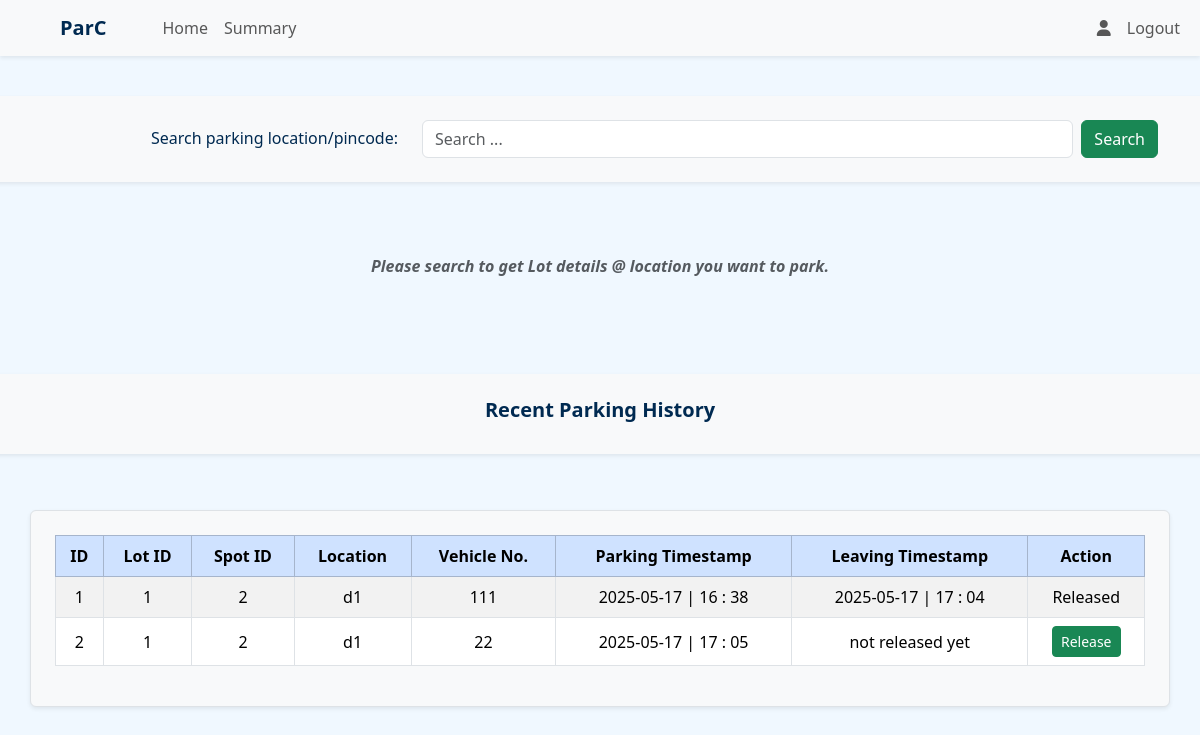
Page /user/dashboard (signed in) on the earlier database version.
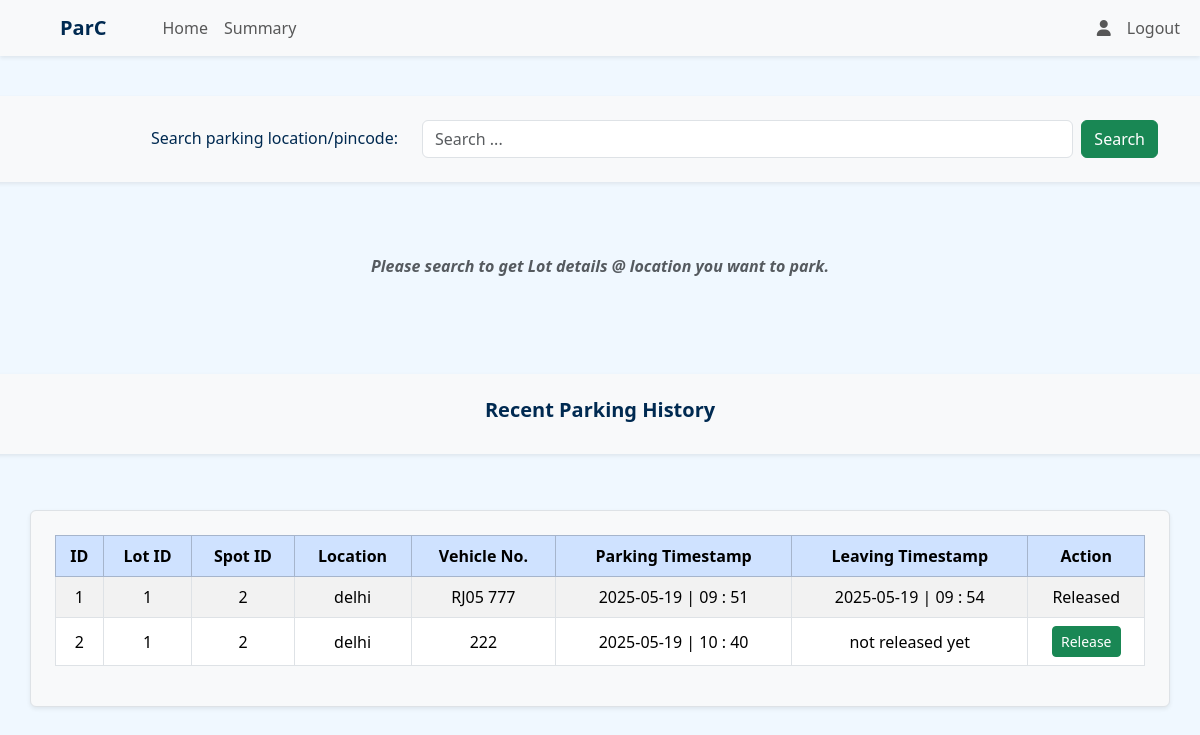
Same page on the later database version.
### application/models.py (models this page shows)
class Reservation(db.Model):
    id = db.Column(db.Integer, primary_key = True)
    spot_id = db.Column(db.Integer, db.ForeignKey('parking_spot.id'), nullable=False)
    user_id = db.Column(db.Integer, db.ForeignKey('user.id'), nullable = False)
    vrn = db.Column(db.String, nullable = False)
    parking_timestamp = db.Column(db.DateTime, nullable = False)
    leaving_timestamp = db.Column(db.DateTime, nullable = True)
    duration = db.Column(db.String, nullable = True)
    status = db.Column(db.String, nullable = False, default = 'unpaid')
    parking_cost = db.Column(db.Integer, nullable = False, default = 0)

class ParkingSpot(db.Model):
    id = db.Column(db.Integer, primary_key = True)
    lot_id = db.Column(db.Integer, db.ForeignKey('parking_lot.id'), nullable = False)
    status = db.Column(db.String, nullable = False, default = 'available')
    reservations = db.relationship('Reservation', backref = 'spot', cascade = 'all, delete')

class ParkingLot(db.Model):
    id = db.Column(db.Integer, primary_key = True)
    pl_name = db.Column(db.String, nullable = False)
    price = db.Column(db.Integer, nullable = False, default = 1000)
    address = db.Column(db.String, nullable = False)
    pincode = db.Column(db.Integer, nullable = False)
    capacity = db.Column(db.Integer, nullable = False)
    spots_count = db.Column(db.Integer, nullable = False)
    created_at = db.Column(db.DateTime, nullable = False)
    spots = db.relationship('ParkingSpot', backref = 'lot', cascade = 'all, delete')

### application/routes.py (the view)
@app.route('/user/dashboard')
@auth_required()
@roles_required('user')
def user_dashboard():
    user = current_user
    reservations = Reservation.query.filter_by(user_id = user.id).all()
    return render_template('user_dashboard.html', reservations=reservations)

### templates/user_dashboard.html (shortened to what this page needs)
{% extends "base.html" %}
{% block nav %}
<nav class="navbar navbar-expand-lg bg-body-tertiary shadow-sm sticky-top">
    <div class="container-fluid">
        <a href="{{url_for('user_dashboard')}}" class="navbar-brand mx-5"><strong>ParC</strong></a>
        <div class="collapse navbar-collapse" id="navbarSupportedContent">
            <ul class="navbar-nav me-auto mb-2 mb-lg-0">
                <li class="nav-item">
                    <a href="{{url_for('user_dashboard')}}" class="nav-link">Home</a>
                </li>
                <li class="nav-item">
                    <a href="{{url_for('user_summary')}}" class="nav-link">Summary</a>
                </li>
            </ul>
            <ul class="navbar-nav ms-auto mb-2 mb-lg-0">
                <li class="nav-item">
                    <a href="{{url_for('profile')}}" class="nav-link"><i class="fa-solid fa-user"></i></a>
                </li>
                <li class="nav-item">
                    <a href="{{url_for('user_logout')}}" class="nav-link">Logout</a>
                </li>
            </ul>
        </div>
    </div>
</nav>
{% endblock %}
{% block content %}
<div class="row mt-3">
    <div class="p-4 bg-light shadow-sm my-4">
        <div class="container">
            <div class="row align-items-center text-center">
                <div class="col-md-4 mb-3 mb-md-0 text-md-end">
                    <h6 class="mb-0">Search parking location/pincode:</h6>
                </div>
                <div class="col-md-8">
                    <form action="{{url_for('user_search')}}" class="d-flex" method="post">
                        <input type="search" class="form-control me-2" name="search_query" placeholder="Search ... "
                            aria-label="Search" required>
                        <button type="submit" class="btn btn-success">Search</button>
                    </form>
                </div>
            </div>
        </div>
    </div>
    <div>
        {% if search_query %}
        <div class="container my-5 p-4 bg-light rounded shadow-sm border">
            <h5 class="text-center fw-semibold mb-4">Parking Lots Found @ {{search_query}}</h5>
            <div class="table-responsive">
                <table class="table table-bordered table-hover table-striped align-middle text-center">
                    <thead class="table-primary">
                        <tr>
                            <th>ID</th>
                            <th>Prime Location Name</th>
                            <th>Address</th>
                            <th>Pincode</th>
                            <th>Available</th>
                            <th>Price/hr</th>
                            <th>Actions</th>
                        </tr>
                    </thead>
                    {% if parkingLots %}
                    <tbody>
                        {% for l in parkingLots %}
                        <tr>
                            <td>{{l.lot_id}}</td>
                            <td>{{l.pl_name}}</td>
                            <td>{{l.address}}</td>
                            <td>{{l.pincode}}</td>
                            <td>{{l.availability}}</td>
                            <td> ₹{{l.price}}</td>
                            <td>
                                <a href="{{url_for('book_spot', lot_id=l.lot_id)}}" class="btn btn-sm btn-info">Book</a>
                            </td>
                        </tr>
                        {% endfor %}
                    </tbody>
                    {% else %}
                    <tbody>
                        <tr>
                            <td colspan="7" class="text-center text-muted">No Lots Found</td>
                        </tr>
                    </tbody>
                    {% endif %}
                </table>
            </div>
        </div>
        {% else %}
        <div class="text-center my-5">
            <p class="fw-bold fst-italic fs-6 text-muted">Please search to get Lot details @ location you want to park.
            </p>
        </div>
        {% endif %}
    </div>
</div>
<div class="row my-5">
    <div class="text-center rounded mb-5 p-4 shadow-sm bg-light">
        <h5 class="fw-bold">Recent Parking History</h5>
    </div>
    <div>
        {% if reservations %}
        <div class="container my-2 p-4 bg-light rounded shadow-sm border">
            <table class="table table-bordered table-hover table-striped align-middle text-center">
                <thead class="table-primary">
                    <tr>
                        <th>ID</th>
                        <th>Lot ID</th>
                        <th>Spot ID</th>
                        <th>Location</th>
                        <th>Vehicle No.</th>
                        <th>Parking Timestamp</th>
                        <th>Leaving Timestamp</th>
                        <th>Action</th>
                    </tr>
                </thead>
                <tbody>
                    {% for r in reservations %}
                    <tr>
                        <td>{{r.id}}</td>
                        <td>{{r.spot.lot_id}}</td>
                        <td>{{r.spot_id}}</td>
                        <td>{{r.spot.lot.address}}</td>
                        <td>{{r.vrn}}</td>
                        <td>{{r.parking_timestamp.strftime('%Y-%m-%d | %H : %M')}}</td>
                        <td>
                            {% if r.leaving_timestamp %}
                            {{r.leaving_timestamp.strftime('%Y-%m-%d | %H : %M')}}
                            {% else %}
                            not released yet
                            {% endif %}
                        </td>
                        <td>
                            {% if r.status == 'unpaid' %}
                            <a href="{{url_for('get_reservation', reserve_id=r.id)}}"
                                class="btn btn-sm btn-success">Release</a>
                            {% else %}
                            Released
                            {% endif %}
                        </td>
                    </tr>
                    {% endfor %}
                </tbody>
            </table>
        </div>
        {% else %}
        <div class="text-center my-5">
            <p class="fw-bold fst-italic fs-6 text-muted">No Parking History Found.</p>
        </div>
        {% endif %}
    </div>
</div>
{% endblock %}

### templates/base.html (shortened to what this page needs)
<!DOCTYPE html>
<html lang="en">
<head>
    <link href="https://cdn.jsdelivr.net/npm/bootstrap@5.3.3/dist/css/bootstrap.min.css" rel="stylesheet"
>
    <link href="https://cdn.jsdelivr.net/npm/bootstrap-icons/font/bootstrap-icons.css" rel="stylesheet">
    <link rel="stylesheet" href="https://cdnjs.cloudflare.com/ajax/libs/font-awesome/6.5.0/css/all.min.css">
</head>
<body>
    {% block nav %}{% endblock %}
    <div>
        {% block content %}
        {% endblock %}
    </div>
</body>
</html>

### templates/user_dashboard.html (style rules this page uses)
body { background-image: none !important; }

Differences in the rows shown:
changed Reservation id 1: spot.lot.address "d1" → "delhi"; vrn "111" → "RJ05 777"; parking_timestamp "2025-05-17 | 16 : 38" → "2025-05-19 | 09 : 51"; leaving_timestamp "2025-05-17 | 17 : 04" → "2025-05-19 | 09 : 54"
changed Reservation id 2: spot.lot.address "d1" → "delhi"; vrn "22" → "222"; parking_timestamp "2025-05-17 | 17 : 05" → "2025-05-19 | 10 : 40"
